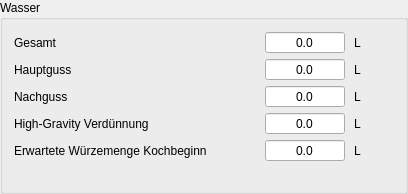
         <widget class="QGroupBox" name="groupWasser">
          <property name="sizePolicy">
           <sizepolicy hsizetype="Preferred" vsizetype="Fixed">
            <horstretch>0</horstretch>
            <verstretch>0</verstretch>
           </sizepolicy>
          </property>
          <property name="title">
           <string>Wasser</string>
          </property>
          <layout class="QGridLayout" name="gridLayout_2">
           <property name="horizontalSpacing">
            <number>9</number>
           </property>
           <property name="verticalSpacing">
            <number>4</number>
           </property>
           <item row="1" column="0" colspan="2">
            <widget class="QLabel" name="label_S1_7">
             <property name="text">
              <string>Hauptguss</string>
             </property>
            </widget>
           </item>
           <item row="2" column="0" colspan="2">
            <widget class="QLabel" name="label_S1_3">
             <property name="text">
              <string>Nachguss</string>
             </property>
            </widget>
           </item>
           <item row="1" column="3">
            <widget class="DoubleSpinBoxSud" name="tbHauptguss">
             <property name="toolTip">
              <string>&lt;html&gt;&lt;head/&gt;&lt;body&gt;&lt;p&gt;Hier errechnet der Kleine Brauhelfer den &lt;span style=&quot; font-weight:600;&quot;&gt;Hauptguss&lt;/span&gt; anhand der Schüttung beim Maischen.&lt;/p&gt;&lt;p&gt;Die Schüttung beim maischen muss wegen Zusätzen bei folgenden Brauprozessen wie Kochen oder Gärung nicht zwigend mit der Gesamtschüttung übereinstimmen.&lt;/p&gt;&lt;p&gt;Der Wert wird neben den Faktoren der Schüttung stark beeinflusst vom Hauptgussfaktor und zu geringen Teilen High Gravity.&lt;/p&gt;&lt;p&gt;&lt;span style=&quot; font-weight:600; color:#fc0107;&quot;&gt;Achtung: &lt;/span&gt;Bei übernommen Rezepten wid der Wert des Hauptgusses zumeist abweichen. Grund ist die Beschaffenheit der individuellen Brauanlage. Dies ist &lt;span style=&quot; font-weight:600;&quot;&gt;kein Fehler,&lt;/span&gt; im Gegenteil: Der Kleine Brauhelfer passt das Rezept an.&lt;/p&gt;&lt;/body&gt;&lt;/html&gt;</string>
             </property>
             <property name="alignment">
              <set>Qt::AlignmentFlag::AlignCenter</set>
             </property>
             <property name="readOnly">
              <bool>true</bool>
             </property>
             <property name="buttonSymbols">
              <enum>QAbstractSpinBox::ButtonSymbols::NoButtons</enum>
             </property>
             <property name="showGroupSeparator" stdset="0">
              <bool>true</bool>
             </property>
             <property name="decimals">
              <number>1</number>
             </property>
             <property name="maximum">
              <double>99999.000000000000000</double>
             </property>
            </widget>
           </item>
           <item row="0" column="2">
            <spacer name="horizontalSpacer">
             <property name="orientation">
              <enum>Qt::Orientation::Horizontal</enum>
             </property>
             <property name="sizeHint" stdset="0">
              <size>
               <width>40</width>
               <height>20</height>
              </size>
             </property>
            </spacer>
           </item>
           <item row="1" column="4">
            <widget class="QLabel" name="label_32">
             <property name="text">
              <string notr="true">L</string>
             </property>
            </widget>
           </item>
           <item row="2" column="4">
            <widget class="QLabel" name="label_33">
             <property name="text">
              <string notr="true">L</string>
             </property>
            </widget>
           </item>
           <item row="0" column="0" colspan="2">
            <widget class="QLabel" name="label_37">
             <property name="text">
              <string>Gesamt</string>
             </property>
            </widget>
           </item>
           <item row="0" column="4">
            <widget class="QLabel" name="label_28">
             <property name="minimumSize">
              <size>
               <width>40</width>
               <height>0</height>
              </size>
             </property>
             <property name="text">
              <string notr="true">L</string>
             </property>
            </widget>
           </item>
           <item row="2" column="3">
            <widget class="DoubleSpinBoxSud" name="tbNachguss">
             <property name="toolTip">
              <string>&lt;html&gt;&lt;head/&gt;&lt;body&gt;&lt;p&gt;Hier errechnet der Kleine Brauhelfer den &lt;span style=&quot; font-weight:600;&quot;&gt;Nachguss&lt;/span&gt; anhand der Schüttung.&lt;/p&gt;&lt;p&gt;Der Wert wird neben den Faktoren der Schüttung stark beeinflusst vom Hauptgussfaktor und zu geringen Teilen High Gravity. Ferner kann die &lt;span style=&quot; font-weight:600;&quot;&gt;Nachgussmenge&lt;/span&gt; im Tab Ausrüstung &lt;span style=&quot; font-weight:600;&quot;&gt;korrigiert&lt;/span&gt; werden. Dazu sind gemeinhin einige Sude nötig, um eine Festlegung treffen zu können.&lt;/p&gt;&lt;p&gt;&lt;span style=&quot; font-weight:600; color:#fc0107;&quot;&gt;Achtung: &lt;/span&gt;Bei übernommen Rezepten wid der Wert des Nachgusses zumeist abweichen. Grund ist die Beschaffenheit der individuellen Brauanlage. Dies ist &lt;span style=&quot; font-weight:600;&quot;&gt;kein Fehler,&lt;/span&gt; im Gegenteil: Der Kleine Brauhelfer passt das Rezept an.&lt;/p&gt;&lt;/body&gt;&lt;/html&gt;</string>
             </property>
             <property name="alignment">
              <set>Qt::AlignmentFlag::AlignCenter</set>
             </property>
             <property name="readOnly">
              <bool>true</bool>
             </property>
             <property name="buttonSymbols">
              <enum>QAbstractSpinBox::ButtonSymbols::NoButtons</enum>
             </property>
             <property name="showGroupSeparator" stdset="0">
              <bool>true</bool>
             </property>
             <property name="decimals">
              <number>1</number>
             </property>
             <property name="maximum">
              <double>99999.000000000000000</double>
             </property>
            </widget>
           </item>
           <item row="0" column="3">
            <widget class="DoubleSpinBoxSud" name="tbWasserGesamt">
             <property name="minimumSize">
              <size>
               <width>80</width>
               <height>0</height>
              </size>
             </property>
             <property name="toolTip">
              <string>&lt;html&gt;&lt;head/&gt;&lt;body&gt;&lt;p&gt;Hier zeigt der Kleine Brauhelfer die benötigte &lt;span style=&quot; font-weight:600;&quot;&gt;Gesamtwassermenge&lt;/span&gt; an.&lt;/p&gt;&lt;p&gt;Der Wert wird nicht allein durch die Schüttung beeinflusst, sondern auch durch technische Eigenheiten der Anlage. Ein Faktor hierbei ist unter anderem die Korrektur der Nachgussmenge im &lt;span style=&quot; font-weight:600;&quot;&gt;Tab Ausrüstung&lt;/span&gt;.&lt;/p&gt;&lt;p&gt;&lt;span style=&quot; font-weight:600; color:#fc0107;&quot;&gt;Achtung: &lt;/span&gt;Bei übernommen Rezepten wird der Wert der Gesamtwassermenge zumeist abweichen. Grund ist die Beschaffenheit der individuellen Brauanlage. Dies ist &lt;span style=&quot; font-weight:600;&quot;&gt;kein Fehler,&lt;/span&gt; im Gegenteil: Der Kleine Brauhelfer passt das Rezept an.&lt;/p&gt;&lt;/body&gt;&lt;/html&gt;</string>
             </property>
             <property name="alignment">
              <set>Qt::AlignmentFlag::AlignCenter</set>
             </property>
             <property name="readOnly">
              <bool>true</bool>
             </property>
             <property name="buttonSymbols">
              <enum>QAbstractSpinBox::ButtonSymbols::NoButtons</enum>
             </property>
             <property name="showGroupSeparator" stdset="0">
              <bool>true</bool>
             </property>
             <property name="decimals">
              <number>1</number>
             </property>
             <property name="maximum">
              <double>99999.000000000000000</double>
             </property>
            </widget>
           </item>
           <item row="3" column="0" colspan="5">
            <widget class="QWidget" name="wdgWasserHGF" native="true">
             <layout class="QHBoxLayout" name="horizontalLayout_18">
              <property name="spacing">
               <number>9</number>
              </property>
              <property name="leftMargin">
               <number>0</number>
              </property>
              <property name="topMargin">
               <number>0</number>
              </property>
              <property name="rightMargin">
               <number>0</number>
              </property>
              <property name="bottomMargin">
               <number>0</number>
              </property>
              <item>
               <widget class="QLabel" name="label_14">
                <property name="text">
                 <string>High-Gravity Verdünnung</string>
                </property>
               </widget>
              </item>
              <item>
               <spacer name="horizontalSpacer_16">
                <property name="orientation">
                 <enum>Qt::Orientation::Horizontal</enum>
                </property>
                <property name="sizeHint" stdset="0">
                 <size>
                  <width>40</width>
                  <height>20</height>
                 </size>
                </property>
               </spacer>
              </item>
              <item>
               <widget class="DoubleSpinBoxSud" name="tbWasserHGF">
                <property name="minimumSize">
                 <size>
                  <width>80</width>
                  <height>0</height>
                 </size>
                </property>
                <property name="toolTip">
                 <string>&lt;html&gt;&lt;head/&gt;&lt;body&gt;&lt;p&gt;Hier errechnet der Kleine Brauhelfer die &lt;span style=&quot; font-weight:600;&quot;&gt;Verdünnungsmenge Wasser&lt;/span&gt; für den &lt;span style=&quot; font-weight:600;&quot;&gt;High-Gravity-Faktor&lt;/span&gt; anhand der Schüttung.&lt;/p&gt;&lt;p&gt;Bei übernommen Rezepten kann der Wert stark abweichen. Grund ist die Beschaffenheit der individuellen Brauanlage. Dies ist kein Fehler, im Gegenteil: Der Kleine Brauhelfer passt das Rezept an.&lt;/p&gt;&lt;p&gt;&lt;span style=&quot; font-weight:600; color:#fc0107;&quot;&gt;Achtung: &lt;/span&gt;Bei übernommen Rezepten wird der Wert für High Gravity zumeist abweichen. Grund ist die Beschaffenheit der individuellen Brauanlage. Dies ist &lt;span style=&quot; font-weight:600;&quot;&gt;kein Fehler,&lt;/span&gt; im Gegenteil: Der Kleine Brauhelfer passt das Rezept an.&lt;/p&gt;&lt;/body&gt;&lt;/html&gt;</string>
                </property>
                <property name="alignment">
                 <set>Qt::AlignmentFlag::AlignCenter</set>
                </property>
                <property name="readOnly">
                 <bool>true</bool>
                </property>
                <property name="buttonSymbols">
                 <enum>QAbstractSpinBox::ButtonSymbols::NoButtons</enum>
                </property>
                <property name="showGroupSeparator" stdset="0">
                 <bool>true</bool>
                </property>
                <property name="decimals">
                 <number>1</number>
                </property>
                <property name="maximum">
                 <double>99999.000000000000000</double>
                </property>
               </widget>
              </item>
              <item>
               <widget class="QLabel" name="label_16">
                <property name="minimumSize">
                 <size>
                  <width>40</width>
                  <height>0</height>
                 </size>
                </property>
                <property name="text">
                 <string notr="true">L</string>
                </property>
               </widget>
              </item>
             </layout>
            </widget>
           </item>
           <item row="4" column="0" colspan="5">
            <widget class="QWidget" name="wdgWasserberechnung" native="true">
             <layout class="QGridLayout" name="layoutWasserberechnung">
              <property name="leftMargin">
               <number>0</number>
              </property>
              <property name="topMargin">
               <number>0</number>
              </property>
              <property name="rightMargin">
               <number>0</number>
              </property>
              <property name="bottomMargin">
               <number>0</number>
              </property>
              <property name="horizontalSpacing">
               <number>9</number>
              </property>
              <property name="verticalSpacing">
               <number>4</number>
              </property>
              <item row="0" column="0">
               <widget class="QLabel" name="lblWuerzemengeErwartet">
                <property name="text">
                 <string>Erwartete Würzemenge Kochbeginn</string>
                </property>
               </widget>
              </item>
              <item row="0" column="1">
               <spacer name="spacerWasserberechnung">
                <property name="orientation">
                 <enum>Qt::Orientation::Horizontal</enum>
                </property>
                <property name="sizeHint" stdset="0">
                 <size>
                  <width>40</width>
                  <height>20</height>
                 </size>
                </property>
               </spacer>
              </item>
              <item row="0" column="2">
               <widget class="DoubleSpinBoxSud" name="tbWuerzemengeErwartet">
                <property name="minimumSize">
                 <size>
                  <width>80</width>
                  <height>0</height>
                 </size>
                </property>
                <property name="toolTip">
                 <string>&lt;html&gt;&lt;head/&gt;&lt;body&gt;&lt;p&gt;&lt;b&gt;Berechnet:&lt;/b&gt; Würzemenge zu Kochbeginn, die sich aus Haupt- und Nachguss ergibt.&lt;/p&gt;&lt;p&gt;Erwartete Würzemenge = Hauptguss + Nachguss − Treberaufnahme × Schüttung − Korrektur Nachguss der Anlage.&lt;/p&gt;&lt;p&gt;Die Treberaufnahme (Standard 0,96 L/kg) und die Korrektur werden in der Ausrüstung eingestellt.&lt;/p&gt;&lt;/body&gt;&lt;/html&gt;</string>
                </property>
                <property name="alignment">
                 <set>Qt::AlignmentFlag::AlignCenter</set>
                </property>
                <property name="readOnly">
                 <bool>true</bool>
                </property>
                <property name="buttonSymbols">
                 <enum>QAbstractSpinBox::ButtonSymbols::NoButtons</enum>
                </property>
                <property name="decimals">
                 <number>1</number>
                </property>
                <property name="maximum">
                 <double>99999.000000000000000</double>
                </property>
               </widget>
              </item>
              <item row="0" column="3">
               <widget class="QLabel" name="lblWuerzemengeErwartetEinheit">
                <property name="minimumSize">
                 <size>
                  <width>40</width>
                  <height>0</height>
                 </size>
                </property>
                <property name="text">
                 <string notr="true">L</string>
                </property>
               </widget>
              </item>
              <item row="1" column="0" colspan="4">
               <widget class="QLabel" name="lblWarnungWasser">
                <property name="text">
                 <string></string>
                </property>
                <property name="wordWrap">
                 <bool>true</bool>
                </property>
               </widget>
              </item>
             </layout>
            </widget>
           </item>
          </layout>
         </widget>
